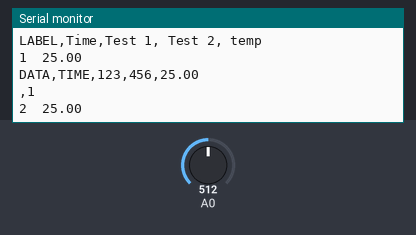
This sketch was run on a simulated Arduino Uno, built with avr-gcc and run on an emulated ATmega328P. Shown: the last lines printed to the serial monitor. The inputs (shaded band) are chosen by the test bench; at power-on: A0 = 512.

Above: at 7.8 s.
7.9 s: A0 set to 716
At 13.8 s:
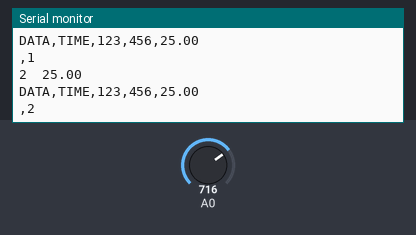
15.7 s: A0 set to 900
At 21.5 s:
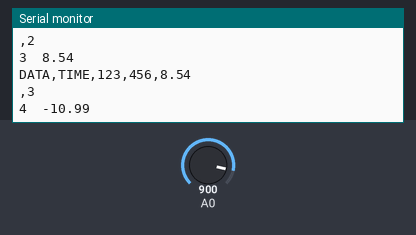
Timing chart, 0 to 23.0 s (numbered marks = the images above; inputs shaded):
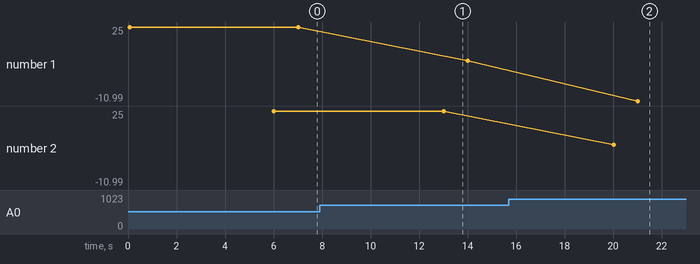

Measured:
- after the input at 15.7 s, the serial monitor: prints a new line after 5.3 s (image 2)
- plotted number 1: 25 → 8.54 after the input at 7.9 s, 8.54 → -10.99 after the input at 15.7 s
- plotted number 2: 25 → -10.99 after the input at 15.7 s

The sketch:

laba_9.ino
```cpp
#include <math.h>
int minute = 1;
int row_excel = 0;
int test = 123;
int test_2 = 456;
#define TERMIST_B 4300
#define VIN 5.0
void setup() {
  Serial.begin(9600);
  Serial.println("Minute\tTemperature");
  Serial.println("CLEARDATA");
  Serial.println("LABEL,Time,Test 1, Test 2, temp");
}

void loop() {
  float voltage = analogRead(A0) * VIN / 1024.0;
  float r1 = voltage / (VIN - voltage);
  float temperature = 1. / (1. / (TERMIST_B)*log(r1) + 1. / (25. + 273.)) - 273;
  Serial.print(minute);
  Serial.print("\t");
  Serial.println(temperature);
  delay(6000);
  ++minute;
  row_excel++;
  Serial.print("DATA,TIME,");
  Serial.print(test);
  Serial.print(",");
  Serial.print(test_2);
  Serial.print(",");
  Serial.println(temperature);
  Serial.print(",");
  Serial.println(row_excel);

  if (row_excel > 50) {
    row_excel = 0;
    Serial.println("ROW,SET,2");
  }
  delay(1000);
}
```
